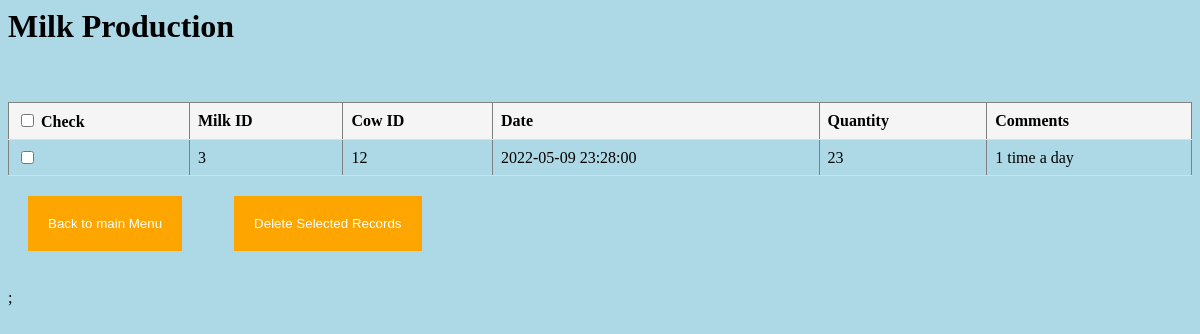
Page /Cow/DelMilk.php on the committed database.
### tables this page shows
CREATE TABLE `Milk` (
  `MID` int(11) NOT NULL,
  `CowID` int(11) NOT NULL,
  `Date` datetime NOT NULL,
  `Quantity` int(10) NOT NULL,
  `Comments` text
);

### Cow/DelMilk.php (the view, shortened to what this page needs)
<?php include '../dbconnect.php'; ?>
<div class='container'>
<h1>Milk Production</h1>
<br><br>
<form method='post' action=''>
   <table border='1' style='border-collapse: collapse;' >
     <tr style='background: whitesmoke;'>
       <th><input type='checkbox' TreatmentID='checkAll' > Check</th>
                    <th>Milk ID</th>
                    <th>Cow ID</th>
                    <th>Date</th>
                    <th>Quantity</th>
                    <th>Comments</th>
      </tr>
     <?php
     $query = "SELECT * FROM Milk";
     $result = mysqli_query($con,$query);
     while($row = mysqli_fetch_array($result) ){
       $MID = $row['MID'];
       $CowID = $row['CowID'];
       $Date = $row['Date'];
       $Quantity = $row['Quantity'];
       $Comments = $row['Comments'];
     ?>
       <tr>
         <td><input type='checkbox' name='update[]' value='<?= $MID ?>' ></td>
         <td><?= $MID ?></td>
         <td><?= $CowID ?></td>
         <td><?= $Date ?></td>
         <td><?= $Quantity ?></td>
         <td><?= $Comments ?></td>
       </tr>
     <?php
     }
     ?>
    </table>
   <input type='submit' value='Back to main Menu' name='Main' >&nbsp;&nbsp;
    <input type='submit' value='Delete Selected Records' name='but_update'>&nbsp;&nbsp;<br><br>;
 </form>
</div>

### Cow/DelMilk.php (style rules this page uses)
table { border-collapse: collapse; width: 100%; }
th, td { padding: 8px; text-align: left; border-bottom: 1px solid #ddd; }
input[type= submit] { background-color: orange; border: none; text-decoration: none; color: white; padding: 20px 20px; margin: 20px 20px; cursor: pointer; }

### rows in the picture
milk: MID "3", CowID "12", Date "2022-05-09 23:28:00", Quantity "23", Comments "1 time a day"
